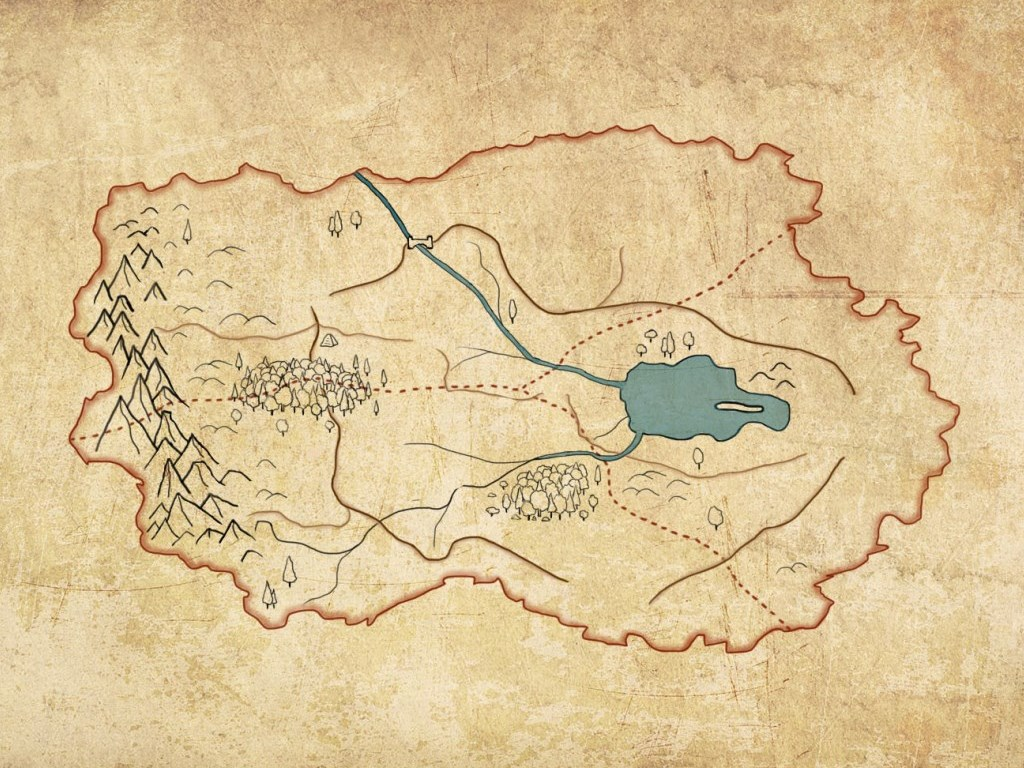

A 2D game scene composited from a Tiled map and its tileset images. What follows is a short description and the map's XML, with every tile layer's data as written:
An orthogonal 4x3 tile map with 256x256 px tiles, 1 tile layer (background) and 10 objects (3x city, 3x village, forest, swamp, cave, ...).

<map version="1.0" tiledversion="1.1.4" orientation="orthogonal" renderorder="left-down" width="4" height="3" tilewidth="256" tileheight="256" infinite="0" nextobjectid="4">
 <tileset firstgid="1" name="imageMap" tilewidth="256" tileheight="256" tilecount="12" columns="4">
  <image source="imageMap.jpg" width="1024" height="768" />
 </tileset>
 <layer name="background" width="4" height="3" locked="1">
  <data encoding="csv">
1,2,3,4,
5,6,7,8,
9,10,11,12
</data>
 </layer>
 <objectgroup name="locations" locked="1">
  <object id="3" name="City3" type="city" x="285.667" y="263">
   <properties>
    <property name="fileNameInfo" value="mapConfig/Village1/locationMap.tmx" />
    <property name="nameTextureLight" value="cityLight.png" />
    <property name="nameTextureOrigin" value="city.png" />
   </properties>
   <point />
  </object>
  <object id="4" name="Forest1" type="forest" x="610" y="216.667">
   <properties>
    <property name="fileNameInfo" value="nullptr" />
    <property name="nameTextureLight" value="forestLight.png" />
    <property name="nameTextureOrigin" value="forest.png" />
   </properties>
   <point />
  </object>
  <object id="5" name="Village3" type="village" x="560.334" y="291">
   <properties>
    <property name="fileNameInfo" value="nullptr" />
    <property name="nameTextureLight" value="villageLight.png" />
    <property name="nameTextureOrigin" value="village.png" />
   </properties>
   <point />
  </object>
  <object id="6" name="City2" type="city" x="856.33" y="413">
   <properties>
    <property name="fileNameInfo" value="nullptr" />
    <property name="nameTextureLight" value="cityLight.png" />
    <property name="nameTextureOrigin" value="city.png" />
   </properties>
   <point />
  </object>
  <object id="7" name="Village2" type="village" x="757" y="511">
   <properties>
    <property name="fileNameInfo" value="nullptr" />
    <property name="nameTextureLight" value="villageLight.png" />
    <property name="nameTextureOrigin" value="village.png" />
   </properties>
   <point />
  </object>
  <object id="8" name="City1" type="city" x="609.667" y="569.667">
   <properties>
    <property name="fileNameInfo" value="nullptr" />
    <property name="nameTextureLight" value="cityLight.png" />
    <property name="nameTextureOrigin" value="city.png" />
   </properties>
   <point />
  </object>
  <object id="9" name="Swamp1" type="swamp" x="482" y="421">
   <properties>
    <property name="fileNameInfo" value="nullptr" />
    <property name="nameTextureLight" value="swampLight.png" />
    <property name="nameTextureOrigin" value="swamp.png" />
   </properties>
   <point />
  </object>
  <object id="10" name="Village1" type="village" x="319.666" y="503.334">
   <properties>
    <property name="fileNameInfo" value="mapConfig/Village1/test.tmx" />
    <property name="nameTextureLight" value="villageLight.png" />
    <property name="nameTextureOrigin" value="village.png" />
   </properties>
   <point />
  </object>
  <object id="11" name="Cave1" type="cave" x="146" y="314.666">
   <properties>
    <property name="fileNameInfo" value="nullptr" />
    <property name="nameTextureLight" value="caveLight.png" />
    <property name="nameTextureOrigin" value="cave.png" />
   </properties>
   <point />
  </object>
 </objectgroup>
 <objectgroup name="player" locked="1">
  <object id="1" name="Hero" x="300" y="282">
   <point />
  </object>
 </objectgroup>
</map>